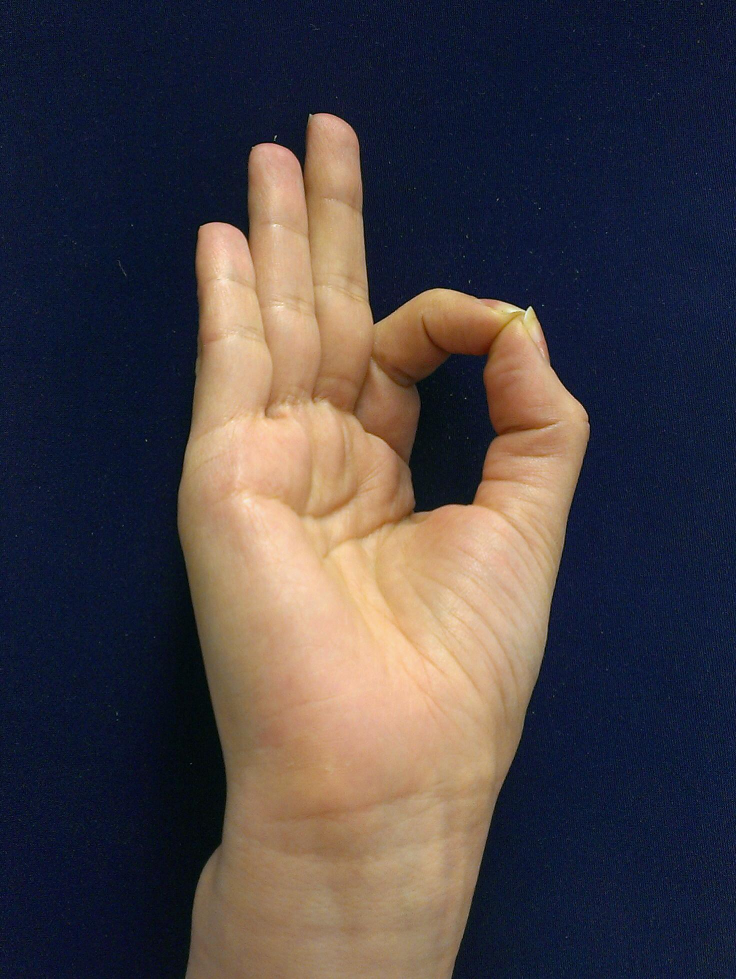
%> input picture Data/F.jpg, 1472 x 1958 px (shown at 1/2 size)
$ octave GestureImageProcessing.m   (GNU Octave 9; MATLAB toolbox functions it lacks are replaced by stand-ins)
%> lines starting %> are read from the running program, lines starting %| are printed output that depends on the picture
%% Preface
% Name: Mahdieh Nejati Javaremi     ID:              Email:m.nejati@u.northwestern.edu
% Name: Yue Sun                     ID: 2880445      Email:sunyue@u.northwestern.edu
% Final Project: Sign Language Recognition with Machine Learning Algorithm
% Description: Thie .m file is used for image processing test demonstrating processing details
close all


%% Setting the path and Reading the Images
% Dear Professor and TA, please change this path corresponding to your computer! Thank you!
addpath('C:\Users\sunyue\Desktop\Machine Learning\Project\library')  % path of library
addpath('C:\Users\sunyue\Desktop\Machine Learning\Project\Data') % path of image

% Reading the test images
Fimg = imread('F.jpg'); Fimg = imresize(Fimg, 0.25);
%> further down, Fimg is the input picture: size 1958x1472x3 uint8; mean R, G, B 70.7, 64.2, 68.4
Iimg = imread('I.jpg'); Iimg = imresize(Iimg, 0.25);
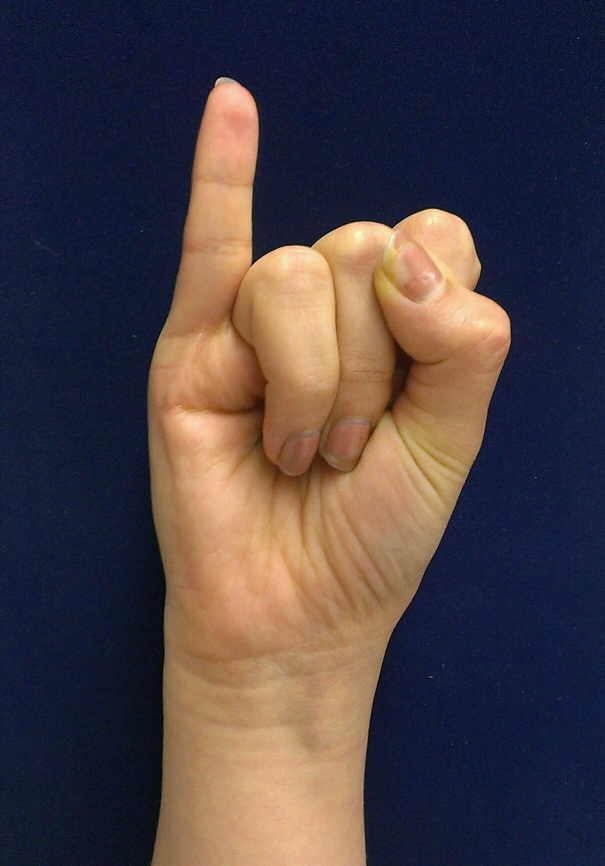
%> input picture Data/I.jpg, 1210 x 1732 px (shown at 1/2 size)
%> further down, Iimg is the input picture: size 1732x1210x3 uint8; mean R, G, B 75.5, 64.2, 67.5
Jimg = imread('J.jpg'); Jimg = imresize(Jimg, 0.25);
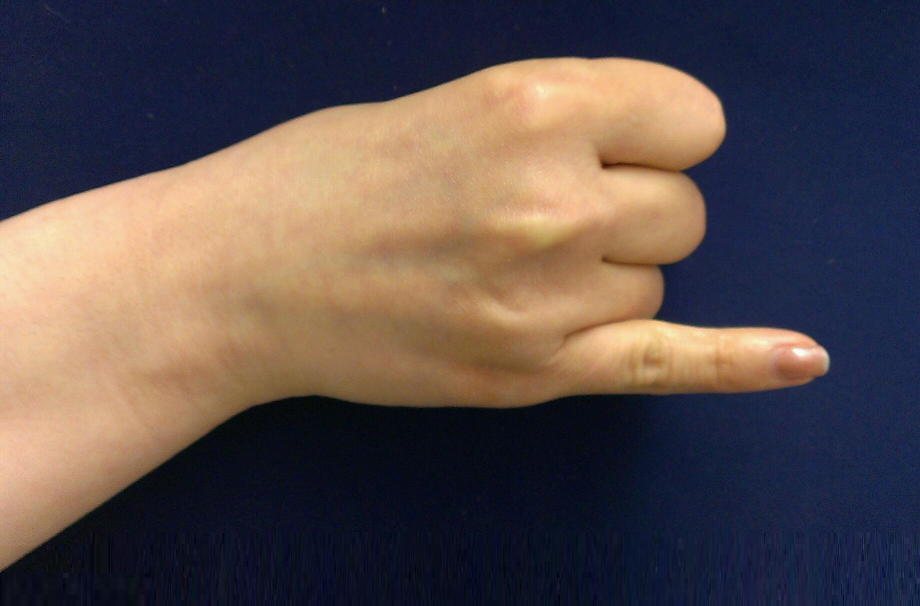
%> input picture Data/J.jpg, 1840 x 1212 px (shown at 1/2 size)
%> further down, Jimg is the input picture: size 1212x1840x3 uint8; mean R, G, B 90.7, 78, 76.5
Limg = imread('L.jpg'); Limg = imresize(Limg, 0.25);
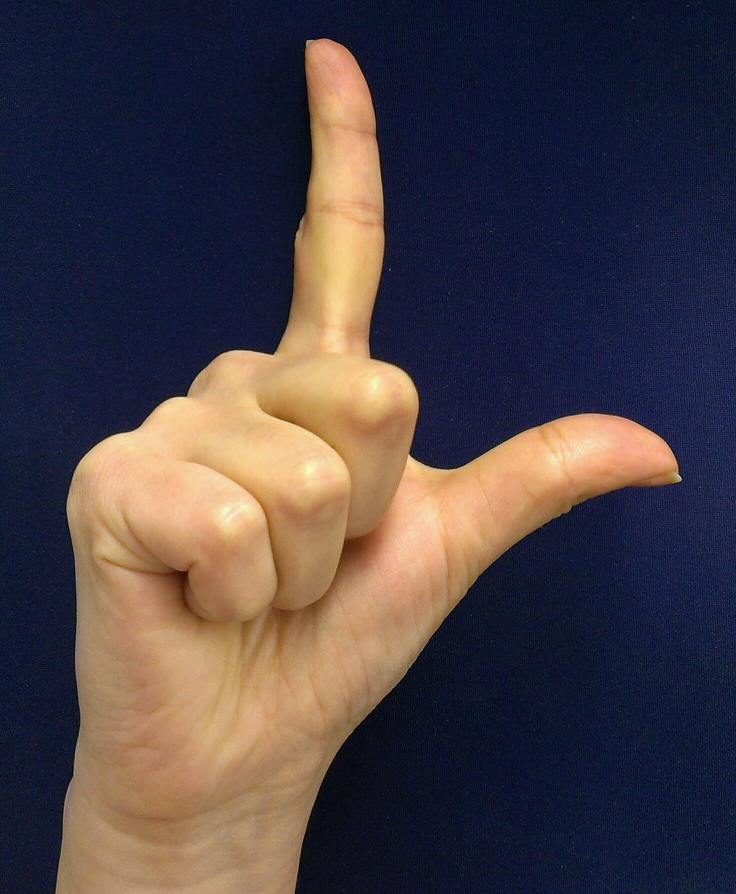
%> input picture Data/L.jpg, 1472 x 1788 px (shown at 1/2 size)
%> further down, Limg is the input picture: size 1788x1472x3 uint8; mean R, G, B 73.8, 63.8, 68.7
%> after `Limg = imresize(Limg, 0.25)`:
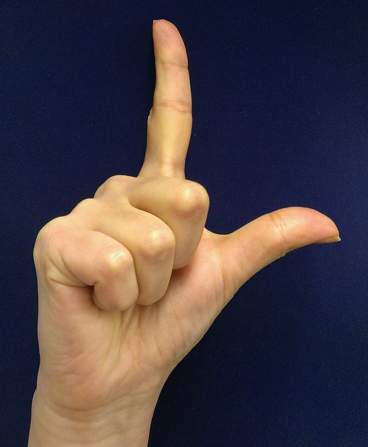
%> Limg: size 447x368x3 uint8; mean R, G, B 73.8, 63.8, 68.7
Mimg = imread('M.jpg'); Mimg = imresize(Mimg, 0.25);
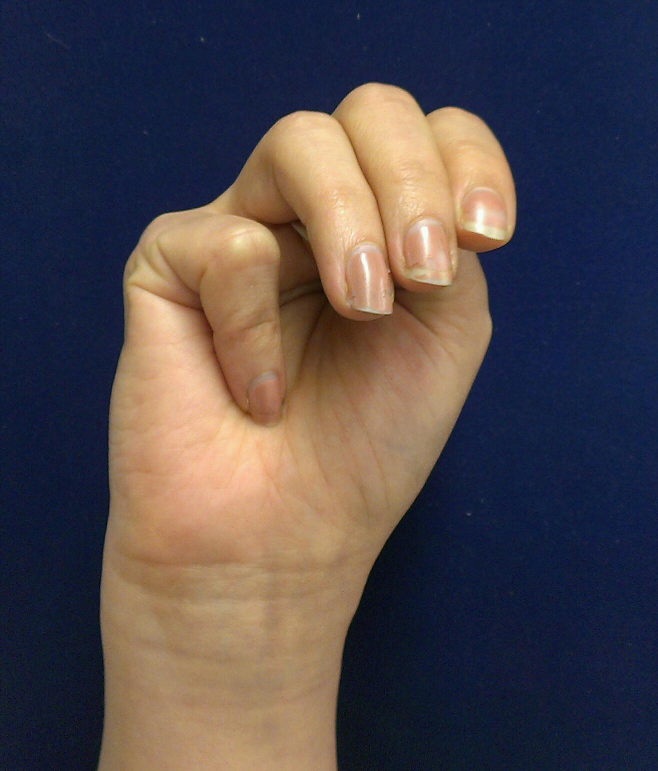
%> input picture Data/M.jpg, 1316 x 1542 px (shown at 1/2 size)
%> further down, Mimg is the input picture: size 1542x1316x3 uint8; mean R, G, B 80.2, 72, 75.5
Nimg = imread('N.jpg'); Nimg = imresize(Nimg, 0.25);
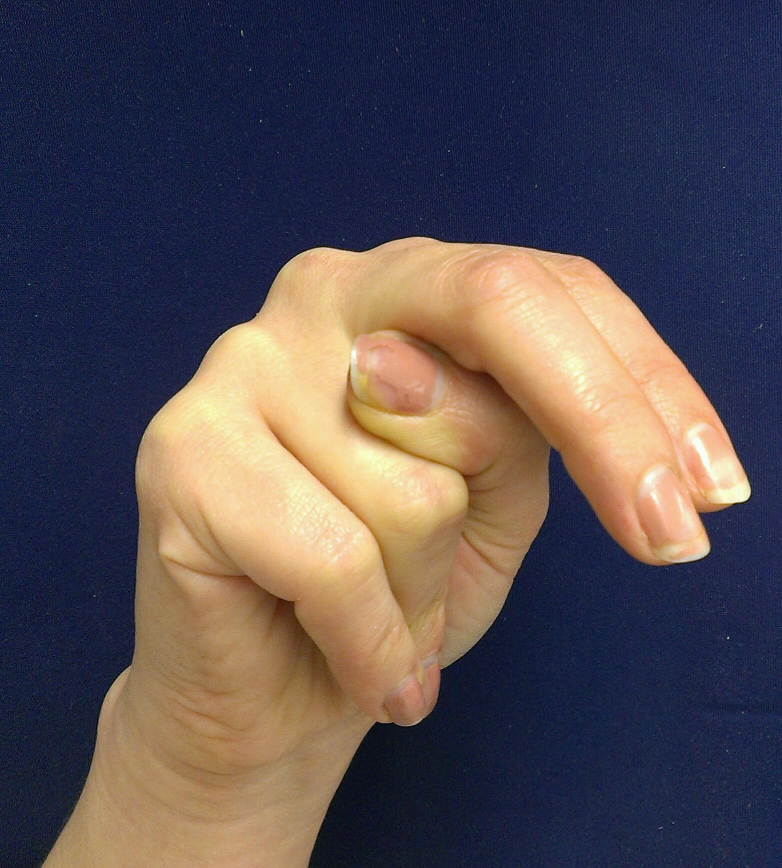
%> input picture Data/N.jpg, 1564 x 1736 px (shown at 1/2 size)
%> further down, Nimg is the input picture: size 1736x1564x3 uint8; mean R, G, B 87.4, 78.1, 82.1
%> after `Nimg = imresize(Nimg, 0.25)`:
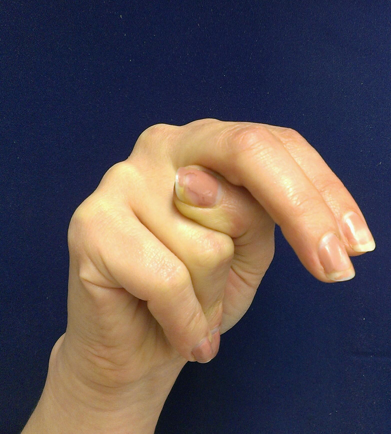
%> Nimg: size 434x391x3 uint8; mean R, G, B 87.4, 78.1, 82.1
%> (the run ends here)
